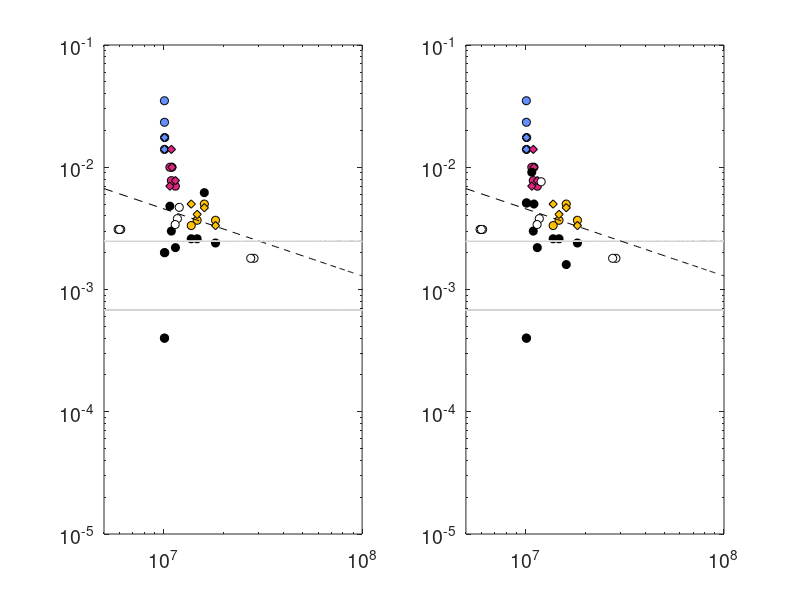

Recreate this plot in MATLAB.
clear all
close all

theta = 13.82;

lowRa_Ti_q10 = [0.9325,0.9412,0.9366];
lowRa_Ti_q15 = [1.0468,1.0447,1.0425];
%lowRa_Ti_q20 = [1.1253,1.1252,1.1233];
lowRa_Ti_q20 = [1.1252,1.1233];

lowRa_Ai_q10 = [2.0568,1.9519,1.9885];
lowRa_Ai_q15 = [1.4324,1.4409,1.4601];
%lowRa_Ai_q20 = [1.3387,1.3493,1.3747];
lowRa_Ai_q20 = [1.3493,1.3747];

lowRa_mu_q10 = exp(theta.*(1-lowRa_Ti_q10)).*lowRa_Ai_q10;
lowRa_mu_q15 = exp(theta.*(1-lowRa_Ti_q15)).*lowRa_Ai_q15;
lowRa_mu_q20 = exp(theta.*(1-lowRa_Ti_q20)).*lowRa_Ai_q20;

lowRa_eff_q10 = 5e6*(1+lowRa_Ti_q10./lowRa_mu_q10);
lowRa_eff_q15 = 5e6*(1+lowRa_Ti_q15./lowRa_mu_q15);
lowRa_eff_q20 = 5e6*(1+lowRa_Ti_q20./lowRa_mu_q20);

Ti_q10 = [0.7563, 0.7631, 0.7762, 0.7598];
Ti_q15 = [0.9189, 0.8986, 0.8974, 0.8900];
Ti_q20 = [1.0061, 0.9905, 0.9934, 0.9884];

Ai_q10 = [3.1352, 2.9824, 2.9162, 3.0235];
Ai_q15 = [2.0596, 2.1919, 2.3474, 2.6304];
Ai_q20 = [1.3279, 1.8330, 2.4091, 1.3981];

mu_q10 = exp(theta.*(1-Ti_q10)).*Ai_q10;
mu_q15 = exp(theta.*(1-Ti_q15)).*Ai_q15;
mu_q20 = exp(theta.*(1-Ti_q20)).*Ai_q20;

Ra_eff_q10 = 1e7*(1+Ti_q10./mu_q10);
Ra_eff_q15 = 1e7*(1+Ti_q15./mu_q15);
Ra_eff_q20 = 1e7*(1+Ti_q20./mu_q20);

lambda_tr_q10_left = [0.035, 0.014, 0.0175, 0.023333333];
lambda_tr_q10_right = [0.0175, 0.0175, 0.014, 0.014];
lambda_tr_q15_left = [0.007, 0.01, 0.007777778, 0.01];
lambda_tr_q15_right = [0.007777778, 0.01, 0.014, 0.007];
lambda_tr_q20_left = [0.003684211, 0.003684211, 0.003333333, 0.005];
lambda_tr_q20_right = [0.003333333, 0.004117647, 0.005, 0.004666667];

lowRa_fh = [3.10E-03,3.10E-03,3.10E-03,4.70E-03,3.80E-03,3.40E-03,...
    1.80E-03,1.80E-03];
lowRa_ps = [3.10E-03, 3.10E-03, 3.10E-03, 7.61E-03, 3.80E-03, ...
    3.40E-03, 1.80E-03, 1.80E-03];

fh_q10 = [0.00040007, 0.0004001, 0.0020017, 0.0020014];
Ti_fh_q15 = [0.9189, 0.8936, 0.8967];
Ra_eff_fh_q15 = 1e7*[1.1455, 1.0926, 1.0740];
fh_q15 = [0.002201, 0.0030035, 0.0048023];
fh_q20 = [0.0024006, 0.0026005, 0.0026005, 0.0062];

lambda_cm_q10_left = [0.00875, 0.007, 0.007, 0.005833333];
lambda_cm_q10_right = [0.011666667, 0.007, 0.007, 0.006363636];
lambda_cm_q15_left = [0.003888889, 0.005384615, 0.003888889, 0.003888889];
lambda_cm_q15_right = [0.004117647, 0.005, 0.003888889, 0.004117647];
lambda_cm_q20_left = [0.002121212, 0.0028, 0.0025, 0.0025];
lambda_cm_q20_right = [0.002258065, 0.002258065, 0.002258065, 0.002413793];

ps_q10 = [0.00040007, 0.0004001, 0.0051033, 0.0051036];
ps_q15 = [0.002201, 0.005003, 0.0030035, 0.0091044];
ps_q20 = [0.0024006, 0.0026005, 0.0026005, 0.0016];

T_man_low = 1700; %K
T_man_high = 1900; %K
Ev = 300000; %J/mol
R = 8.3144598; %J/mol/K
mu_0 = 9.7269e11; % Pa s
a = 3e-5; %K-1
rho = 4000; %kg m-3
g = 10; %m s-2
depth = 2890*1e3; %m
kappa = 1e-6; %m2 s-1

mu_lowT = mu_0*exp(Ev/R/T_man_low);
mu_highT = mu_0*exp(Ev/R/T_man_high);
Ra_1700 = (a * rho * g * 1700 * depth^3)/(mu_lowT * kappa);
Ra_eff_lowT = Ra_1700;%*(T_man_low/mu_lowT);
Ra_1900 = (a * rho * g * 1900 * depth^3)/(mu_highT * kappa);
Ra_eff_highT = Ra_1900;%*(T_man_high/mu_highT);

subplot(1,2,1)
loglog(Ra_eff_q10,lambda_tr_q10_left,"o",...
    'MarkerFaceColor','#648FFF', 'MarkerEdgeColor', '#000000')
hold on
loglog(Ra_eff_q10,lambda_tr_q10_right,"diamond",...
    'MarkerFaceColor','#648FFF', 'MarkerEdgeColor', '#000000')
loglog(Ra_eff_q15,lambda_tr_q15_left,"o",...
    'MarkerFaceColor','#DC267F', 'MarkerEdgeColor', '#000000')
loglog(Ra_eff_q15,lambda_tr_q15_right,"diamond",...
    'MarkerFaceColor','#DC267F', 'MarkerEdgeColor', '#000000')
loglog(Ra_eff_q20,lambda_tr_q20_left,"o",...
    'MarkerFaceColor','#FFC107', 'MarkerEdgeColor', '#000000')
loglog(Ra_eff_q20,lambda_tr_q20_right,"diamond",...
    'MarkerFaceColor','#FFC107', 'MarkerEdgeColor', '#000000')
loglog(Ra_eff_q10,fh_q10,"o",...
    'MarkerFaceColor','#000000', 'MarkerEdgeColor', '#000000')
loglog(Ra_eff_fh_q15,fh_q15,"o",...
    'MarkerFaceColor','#000000', 'MarkerEdgeColor', '#000000')
loglog(Ra_eff_q20,fh_q20,"o",...
    'MarkerFaceColor','#000000', 'MarkerEdgeColor', '#000000')
loglog([lowRa_eff_q10, lowRa_eff_q15, lowRa_eff_q20],lowRa_fh,"o",...
    'MarkerFaceColor','#FFFFFF', 'MarkerEdgeColor', '#000000')
xlim([5e6 1e8])
ylim([10^(-5) 10^(-1)])
set(gca,'fontsize',14)
xx = linspace(0.5e7, 1e8, 100);
a =0.319e+02;
b = -0.5491;
f = a*xx.^b;
loglog(xx,f, 'k--')
f1 = a*Ra_eff_lowT^b;
f1 = f1*ones(length(xx));
f2 = a*Ra_eff_highT^b;
f2 = f2*ones(length(xx));
loglog(xx,f1,'color','#D3D3D3')
loglog(xx,f2,'color','#D3D3D3')
hold off

subplot(1,2,2)
loglog(Ra_eff_q10,lambda_tr_q10_left,"o",...
    'MarkerFaceColor','#648FFF', 'MarkerEdgeColor', '#000000')
hold on
loglog(Ra_eff_q10,lambda_tr_q10_right,"diamond",...
    'MarkerFaceColor','#648FFF', 'MarkerEdgeColor', '#000000')
loglog(Ra_eff_q15,lambda_tr_q15_left,"o",...
    'MarkerFaceColor','#DC267F', 'MarkerEdgeColor', '#000000')
loglog(Ra_eff_q15,lambda_tr_q15_right,"diamond",...
    'MarkerFaceColor','#DC267F', 'MarkerEdgeColor', '#000000')
loglog(Ra_eff_q20,lambda_tr_q20_left,"o",...
    'MarkerFaceColor','#FFC107', 'MarkerEdgeColor', '#000000')
loglog(Ra_eff_q20,lambda_tr_q20_right,"diamond",...
    'MarkerFaceColor','#FFC107', 'MarkerEdgeColor', '#000000')
loglog(Ra_eff_q10,ps_q10,"o",...
    'MarkerFaceColor','#000000', 'MarkerEdgeColor', '#000000')
loglog(Ra_eff_q15,ps_q15,"o",...
    'MarkerFaceColor','#000000', 'MarkerEdgeColor', '#000000')
loglog(Ra_eff_q20,ps_q20,"o",...
    'MarkerFaceColor','#000000', 'MarkerEdgeColor', '#000000')
loglog([lowRa_eff_q10, lowRa_eff_q15, lowRa_eff_q20],lowRa_ps,"o",...
    'MarkerFaceColor','#FFFFFF', 'MarkerEdgeColor', '#000000')
xlim([5e6 1e8])
ylim([10^(-5) 10^(-1)])
set(gca,'fontsize',14)
f1 = a*Ra_eff_lowT^b;
f1 = f1*ones(length(xx));
f2 = a*Ra_eff_highT^b;
f2 = f2*ones(length(xx));
loglog(xx,f1,'color','#D3D3D3')
loglog(xx,f2,'color','#D3D3D3')

loglog(xx,f, 'k--')

hold off
